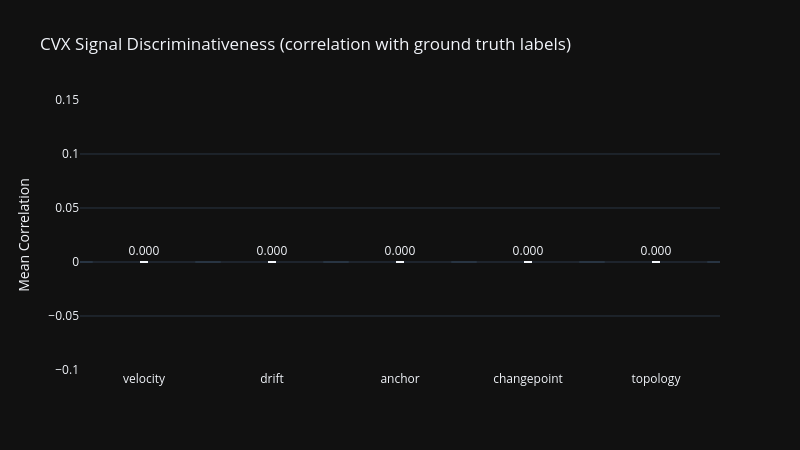

Notebook code for this chart:
### Code cell
# Feature importance: which CVX signal is most discriminative?
# For each series, compute correlation between each component and ground truth
component_names = ['velocity', 'drift', 'anchor', 'changepoint', 'topology']
component_correlations = {c: [] for c in component_names}

for name, result in eval_results.items():
    gt = result['gt_labels'].astype(float)
    if gt.sum() < 1 or gt.sum() == len(gt):
        continue
    for comp_name in component_names:
        comp = result['components'][comp_name]
        if np.std(comp) < 1e-10:
            continue
        corr = np.corrcoef(comp, gt)[0, 1]
        if not np.isnan(corr):
            component_correlations[comp_name].append(corr)

# Plot
mean_corrs = [np.mean(component_correlations[c]) if component_correlations[c] else 0
              for c in component_names]
std_corrs = [np.std(component_correlations[c]) if component_correlations[c] else 0
             for c in component_names]

fig = go.Figure(go.Bar(
    x=component_names, y=mean_corrs,
    error_y=dict(type='data', array=std_corrs, visible=True),
    marker_color=[C_DETECTED, C_ANOMALY, C_NORMAL, '#2ecc71', '#9b59b6'],
    text=[f'{c:.3f}' for c in mean_corrs],
    textposition='outside',
))

fig.update_layout(
    title='CVX Signal Discriminativeness (correlation with ground truth labels)',
    yaxis_title='Mean Correlation', yaxis_range=[-0.1, max(mean_corrs) + 0.15],
    width=800, height=450, template='plotly_dark',
)
fig.show()

print('\nMean correlation with ground truth anomaly labels:')
for c, m, s in zip(component_names, mean_corrs, std_corrs):
    n = len(component_correlations[c])
    print(f'  {c:15s}: {m:.3f} +/- {s:.3f} (n={n})')

### Figure 1 — Plotly figure (JSON) as saved in the notebook; plotly's stock layout.template omitted (floating-point values rounded to 4 significant figures)
{"data": [{"error_y": {"array": [0, 0, 0, 0, 0], "type": "data", "visible": true}, "marker": {"color": ["#f39c12", "#e74c3c", "#3498db", "#2ecc71", "#9b59b6"]}, "text": ["0.000", "0.000", "0.000", "0.000", "0.000"], "textposition": "outside", "type": "bar", "x": ["velocity", "drift", "anchor", "changepoint", "topology"], "y": [0, 0, 0, 0, 0]}], "layout": {"height": 450, "title": {"text": "CVX Signal Discriminativeness (correlation with ground truth labels)"}, "width": 800, "yaxis": {"range": [-0.1, 0.15], "title": {"text": "Mean Correlation"}}}}
